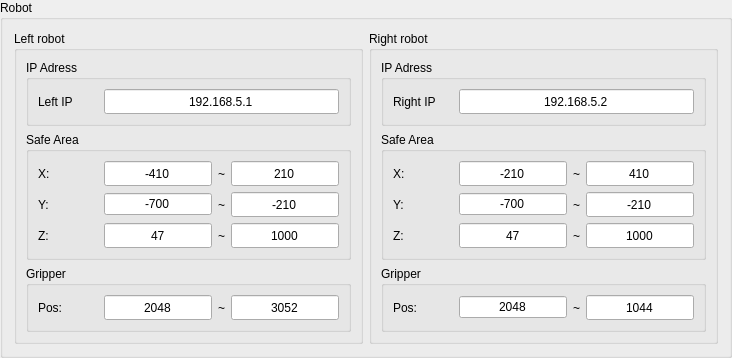
            <widget class="QGroupBox" name="groupBox_S_robot">
             <property name="minimumSize">
              <size>
               <width>0</width>
               <height>284</height>
              </size>
             </property>
             <property name="maximumSize">
              <size>
               <width>16777215</width>
               <height>16777215</height>
              </size>
             </property>
             <property name="title">
              <string>Robot</string>
             </property>
             <layout class="QGridLayout" name="gridLayout_13">
              <item row="0" column="0">
               <widget class="QGroupBox" name="groupBox_3">
                <property name="title">
                 <string>Left robot</string>
                </property>
                <layout class="QGridLayout" name="gridLayout_10">
                 <item row="0" column="0">
                  <widget class="QGroupBox" name="groupBox_6">
                   <property name="title">
                    <string>IP Adress</string>
                   </property>
                   <layout class="QGridLayout" name="gridLayout_7">
                    <item row="0" column="1">
                     <widget class="QLineEdit" name="LE_settings_leftIP">
                      <property name="minimumSize">
                       <size>
                        <width>0</width>
                        <height>25</height>
                       </size>
                      </property>
                      <property name="maximumSize">
                       <size>
                        <width>16777215</width>
                        <height>16777215</height>
                       </size>
                      </property>
                      <property name="text">
                       <string>192.168.5.1</string>
                      </property>
                      <property name="alignment">
                       <set>Qt::AlignCenter</set>
                      </property>
                     </widget>
                    </item>
                    <item row="0" column="0">
                     <widget class="QLabel" name="label_6">
                      <property name="minimumSize">
                       <size>
                        <width>60</width>
                        <height>25</height>
                       </size>
                      </property>
                      <property name="maximumSize">
                       <size>
                        <width>60</width>
                        <height>16777215</height>
                       </size>
                      </property>
                      <property name="text">
                       <string>Left IP</string>
                      </property>
                     </widget>
                    </item>
                   </layout>
                  </widget>
                 </item>
                 <item row="1" column="0">
                  <widget class="QGroupBox" name="groupBox_safeA">
                   <property name="title">
                    <string>Safe Area</string>
                   </property>
                   <layout class="QGridLayout" name="gridLayout_8">
                    <item row="0" column="1">
                     <widget class="QLineEdit" name="LE_settings_safeA_left_xmin">
                      <property name="minimumSize">
                       <size>
                        <width>0</width>
                        <height>25</height>
                       </size>
                      </property>
                      <property name="maximumSize">
                       <size>
                        <width>16777215</width>
                        <height>16777215</height>
                       </size>
                      </property>
                      <property name="text">
                       <string>-410</string>
                      </property>
                      <property name="alignment">
                       <set>Qt::AlignCenter</set>
                      </property>
                     </widget>
                    </item>
                    <item row="0" column="2">
                     <widget class="QLabel" name="label_11">
                      <property name="minimumSize">
                       <size>
                        <width>0</width>
                        <height>25</height>
                       </size>
                      </property>
                      <property name="maximumSize">
                       <size>
                        <width>16777215</width>
                        <height>25</height>
                       </size>
                      </property>
                      <property name="text">
                       <string>~</string>
                      </property>
                     </widget>
                    </item>
                    <item row="0" column="3">
                     <widget class="QLineEdit" name="LE_settings_safeA_left_xmax">
                      <property name="minimumSize">
                       <size>
                        <width>0</width>
                        <height>25</height>
                       </size>
                      </property>
                      <property name="maximumSize">
                       <size>
                        <width>16777215</width>
                        <height>16777215</height>
                       </size>
                      </property>
                      <property name="text">
                       <string>210</string>
                      </property>
                      <property name="alignment">
                       <set>Qt::AlignCenter</set>
                      </property>
                     </widget>
                    </item>
                    <item row="1" column="0">
                     <widget class="QLabel" name="label_9">
                      <property name="minimumSize">
                       <size>
                        <width>60</width>
                        <height>25</height>
                       </size>
                      </property>
                      <property name="maximumSize">
                       <size>
                        <width>60</width>
                        <height>16777215</height>
                       </size>
                      </property>
                      <property name="text">
                       <string>Y:</string>
                      </property>
                     </widget>
                    </item>
                    <item row="1" column="1">
                     <widget class="QLineEdit" name="LE_settings_safeA_left_ymin">
                      <property name="minimumSize">
                       <size>
                        <width>25</width>
                        <height>0</height>
                       </size>
                      </property>
                      <property name="maximumSize">
                       <size>
                        <width>16777215</width>
                        <height>16777215</height>
                       </size>
                      </property>
                      <property name="text">
                       <string>-700</string>
                      </property>
                      <property name="alignment">
                       <set>Qt::AlignCenter</set>
                      </property>
                     </widget>
                    </item>
                    <item row="1" column="2">
                     <widget class="QLabel" name="label_12">
                      <property name="minimumSize">
                       <size>
                        <width>0</width>
                        <height>25</height>
                       </size>
                      </property>
                      <property name="maximumSize">
                       <size>
                        <width>16777215</width>
                        <height>25</height>
                       </size>
                      </property>
                      <property name="text">
                       <string>~</string>
                      </property>
                     </widget>
                    </item>
                    <item row="1" column="3">
                     <widget class="QLineEdit" name="LE_settings_safeA_left_ymax">
                      <property name="minimumSize">
                       <size>
                        <width>0</width>
                        <height>25</height>
                       </size>
                      </property>
                      <property name="maximumSize">
                       <size>
                        <width>16777215</width>
                        <height>16777215</height>
                       </size>
                      </property>
                      <property name="text">
                       <string>-210</string>
                      </property>
                      <property name="alignment">
                       <set>Qt::AlignCenter</set>
                      </property>
                     </widget>
                    </item>
                    <item row="2" column="0">
                     <widget class="QLabel" name="label_10">
                      <property name="minimumSize">
                       <size>
                        <width>60</width>
                        <height>25</height>
                       </size>
                      </property>
                      <property name="maximumSize">
                       <size>
                        <width>60</width>
                        <height>16777215</height>
                       </size>
                      </property>
                      <property name="text">
                       <string>Z:</string>
                      </property>
                     </widget>
                    </item>
                    <item row="2" column="1">
                     <widget class="QLineEdit" name="LE_settings_safeA_left_zmin">
                      <property name="minimumSize">
                       <size>
                        <width>0</width>
                        <height>25</height>
                       </size>
                      </property>
                      <property name="maximumSize">
                       <size>
                        <width>16777215</width>
                        <height>16777215</height>
                       </size>
                      </property>
                      <property name="text">
                       <string>47</string>
                      </property>
                      <property name="alignment">
                       <set>Qt::AlignCenter</set>
                      </property>
                     </widget>
                    </item>
                    <item row="2" column="2">
                     <widget class="QLabel" name="label_13">
                      <property name="minimumSize">
                       <size>
                        <width>0</width>
                        <height>25</height>
                       </size>
                      </property>
                      <property name="maximumSize">
                       <size>
                        <width>16777215</width>
                        <height>25</height>
                       </size>
                      </property>
                      <property name="text">
                       <string>~</string>
                      </property>
                     </widget>
                    </item>
                    <item row="2" column="3">
                     <widget class="QLineEdit" name="LE_settings_safeA_left_zmax">
                      <property name="minimumSize">
                       <size>
                        <width>0</width>
                        <height>25</height>
                       </size>
                      </property>
                      <property name="maximumSize">
                       <size>
                        <width>16777215</width>
                        <height>16777215</height>
                       </size>
                      </property>
                      <property name="text">
                       <string>1000</string>
                      </property>
                      <property name="alignment">
                       <set>Qt::AlignCenter</set>
                      </property>
                     </widget>
                    </item>
                    <item row="0" column="0">
                     <widget class="QLabel" name="label_14">
                      <property name="minimumSize">
                       <size>
                        <width>60</width>
                        <height>25</height>
                       </size>
                      </property>
                      <property name="maximumSize">
                       <size>
                        <width>60</width>
                        <height>16777215</height>
                       </size>
                      </property>
                      <property name="text">
                       <string>X:</string>
                      </property>
                     </widget>
                    </item>
                   </layout>
                  </widget>
                 </item>
                 <item row="2" column="0">
                  <widget class="QGroupBox" name="groupBox_S_gripper">
                   <property name="maximumSize">
                    <size>
                     <width>16777215</width>
                     <height>16777215</height>
                    </size>
                   </property>
                   <property name="title">
                    <string>Gripper</string>
                   </property>
                   <layout class="QGridLayout" name="gridLayout_14">
                    <item row="0" column="0">
                     <widget class="QLabel" name="label_18">
                      <property name="minimumSize">
                       <size>
                        <width>60</width>
                        <height>25</height>
                       </size>
                      </property>
                      <property name="maximumSize">
                       <size>
                        <width>60</width>
                        <height>16777215</height>
                       </size>
                      </property>
                      <property name="text">
                       <string>Pos:</string>
                      </property>
                     </widget>
                    </item>
                    <item row="0" column="2">
                     <widget class="QLabel" name="label_19">
                      <property name="minimumSize">
                       <size>
                        <width>0</width>
                        <height>25</height>
                       </size>
                      </property>
                      <property name="maximumSize">
                       <size>
                        <width>16777215</width>
                        <height>25</height>
                       </size>
                      </property>
                      <property name="text">
                       <string>~</string>
                      </property>
                     </widget>
                    </item>
                    <item row="0" column="3">
                     <widget class="QLineEdit" name="LE_settings_gripper_left_pmax">
                      <property name="minimumSize">
                       <size>
                        <width>0</width>
                        <height>25</height>
                       </size>
                      </property>
                      <property name="maximumSize">
                       <size>
                        <width>16777215</width>
                        <height>16777215</height>
                       </size>
                      </property>
                      <property name="text">
                       <string>3052</string>
                      </property>
                      <property name="alignment">
                       <set>Qt::AlignCenter</set>
                      </property>
                     </widget>
                    </item>
                    <item row="0" column="1">
                     <widget class="QLineEdit" name="LE_settings_gripper_left_pmin">
                      <property name="minimumSize">
                       <size>
                        <width>0</width>
                        <height>25</height>
                       </size>
                      </property>
                      <property name="maximumSize">
                       <size>
                        <width>16777215</width>
                        <height>16777215</height>
                       </size>
                      </property>
                      <property name="text">
                       <string>2048</string>
                      </property>
                      <property name="alignment">
                       <set>Qt::AlignCenter</set>
                      </property>
                     </widget>
                    </item>
                   </layout>
                  </widget>
                 </item>
                </layout>
               </widget>
              </item>
              <item row="0" column="1">
               <widget class="QGroupBox" name="groupBox_4">
                <property name="title">
                 <string>Right robot</string>
                </property>
                <layout class="QGridLayout" name="gridLayout_17">
                 <item row="1" column="0">
                  <widget class="QGroupBox" name="groupBox_safeA_2">
                   <property name="title">
                    <string>Safe Area</string>
                   </property>
                   <layout class="QGridLayout" name="gridLayout_25">
                    <item row="2" column="0">
                     <widget class="QLabel" name="label_34">
                      <property name="minimumSize">
                       <size>
                        <width>60</width>
                        <height>25</height>
                       </size>
                      </property>
                      <property name="maximumSize">
                       <size>
                        <width>60</width>
                        <height>16777215</height>
                       </size>
                      </property>
                      <property name="text">
                       <string>Z:</string>
                      </property>
                     </widget>
                    </item>
                    <item row="2" column="3">
                     <widget class="QLineEdit" name="LE_settings_safeA_right_zmax">
                      <property name="minimumSize">
                       <size>
                        <width>0</width>
                        <height>25</height>
                       </size>
                      </property>
                      <property name="maximumSize">
                       <size>
                        <width>16777215</width>
                        <height>16777215</height>
                       </size>
                      </property>
                      <property name="text">
                       <string>1000</string>
                      </property>
                      <property name="alignment">
                       <set>Qt::AlignCenter</set>
                      </property>
                     </widget>
                    </item>
                    <item row="1" column="2">
                     <widget class="QLabel" name="label_33">
                      <property name="minimumSize">
                       <size>
                        <width>0</width>
                        <height>25</height>
                       </size>
                      </property>
                      <property name="maximumSize">
                       <size>
                        <width>16777215</width>
                        <height>25</height>
                       </size>
                      </property>
                      <property name="text">
                       <string>~</string>
                      </property>
                     </widget>
                    </item>
                    <item row="1" column="3">
                     <widget class="QLineEdit" name="LE_settings_safeA_right_ymax">
                      <property name="minimumSize">
                       <size>
                        <width>0</width>
                        <height>25</height>
                       </size>
                      </property>
                      <property name="maximumSize">
                       <size>
                        <width>16777215</width>
                        <height>16777215</height>
                       </size>
                      </property>
                      <property name="text">
                       <string>-210</string>
                      </property>
                      <property name="alignment">
                       <set>Qt::AlignCenter</set>
                      </property>
                     </widget>
                    </item>
                    <item row="0" column="0">
                     <widget class="QLabel" name="label_36">
                      <property name="minimumSize">
                       <size>
                        <width>60</width>
                        <height>25</height>
                       </size>
                      </property>
                      <property name="maximumSize">
                       <size>
                        <width>60</width>
                        <height>16777215</height>
                       </size>
                      </property>
                      <property name="text">
                       <string>X:</string>
                      </property>
                     </widget>
                    </item>
                    <item row="1" column="1">
                     <widget class="QLineEdit" name="LE_settings_safeA_right_ymin">
                      <property name="minimumSize">
                       <size>
                        <width>25</width>
                        <height>0</height>
                       </size>
                      </property>
                      <property name="maximumSize">
                       <size>
                        <width>16777215</width>
                        <height>16777215</height>
                       </size>
                      </property>
                      <property name="text">
                       <string>-700</string>
                      </property>
                      <property name="alignment">
                       <set>Qt::AlignCenter</set>
                      </property>
                     </widget>
                    </item>
                    <item row="2" column="2">
                     <widget class="QLabel" name="label_35">
                      <property name="minimumSize">
                       <size>
                        <width>0</width>
                        <height>25</height>
                       </size>
                      </property>
                      <property name="maximumSize">
                       <size>
                        <width>16777215</width>
                        <height>25</height>
                       </size>
                      </property>
                      <property name="text">
                       <string>~</string>
                      </property>
                     </widget>
                    </item>
                    <item row="0" column="3">
                     <widget class="QLineEdit" name="LE_settings_safeA_right_xmax">
                      <property name="minimumSize">
                       <size>
                        <width>0</width>
                        <height>25</height>
                       </size>
                      </property>
                      <property name="maximumSize">
                       <size>
                        <width>16777215</width>
                        <height>16777215</height>
                       </size>
                      </property>
                      <property name="text">
                       <string>410</string>
                      </property>
                      <property name="alignment">
                       <set>Qt::AlignCenter</set>
                      </property>
                     </widget>
                    </item>
                    <item row="0" column="1">
                     <widget class="QLineEdit" name="LE_settings_safeA_right_xmin">
                      <property name="minimumSize">
                       <size>
                        <width>0</width>
                        <height>25</height>
                       </size>
                      </property>
                      <property name="maximumSize">
                       <size>
                        <width>16777215</width>
                        <height>16777215</height>
                       </size>
                      </property>
                      <property name="text">
                       <string>-210</string>
                      </property>
                      <property name="alignment">
                       <set>Qt::AlignCenter</set>
                      </property>
                     </widget>
                    </item>
                    <item row="0" column="2">
                     <widget class="QLabel" name="label_16">
                      <property name="minimumSize">
                       <size>
                        <width>0</width>
                        <height>25</height>
                       </size>
                      </property>
                      <property name="maximumSize">
                       <size>
                        <width>16777215</width>
                        <height>25</height>
                       </size>
                      </property>
                      <property name="text">
                       <string>~</string>
                      </property>
                     </widget>
                    </item>
                    <item row="1" column="0">
                     <widget class="QLabel" name="label_27">
                      <property name="minimumSize">
                       <size>
                        <width>60</width>
                        <height>25</height>
                       </size>
                      </property>
                      <property name="maximumSize">
                       <size>
                        <width>60</width>
                        <height>16777215</height>
                       </size>
                      </property>
                      <property name="text">
                       <string>Y:</string>
                      </property>
                     </widget>
                    </item>
                    <item row="2" column="1">
                     <widget class="QLineEdit" name="LE_settings_safeA_right_zmin">
                      <property name="minimumSize">
                       <size>
                        <width>0</width>
                        <height>25</height>
                       </size>
                      </property>
                      <property name="maximumSize">
                       <size>
                        <width>16777215</width>
                        <height>16777215</height>
                       </size>
                      </property>
                      <property name="text">
                       <string>47</string>
                      </property>
                      <property name="alignment">
                       <set>Qt::AlignCenter</set>
                      </property>
                     </widget>
                    </item>
                   </layout>
                  </widget>
                 </item>
                 <item row="0" column="0">
                  <widget class="QGroupBox" name="groupBox_7">
                   <property name="title">
                    <string>IP Adress</string>
                   </property>
                   <layout class="QGridLayout" name="gridLayout_24">
                    <item row="0" column="1">
                     <widget class="QLineEdit" name="LE_settings_rightIP">
                      <property name="minimumSize">
                       <size>
                        <width>0</width>
                        <height>25</height>
                       </size>
                      </property>
                      <property name="maximumSize">
                       <size>
                        <width>16777215</width>
                        <height>16777215</height>
                       </size>
                      </property>
                      <property name="text">
                       <string>192.168.5.2</string>
                      </property>
                      <property name="alignment">
                       <set>Qt::AlignCenter</set>
                      </property>
                     </widget>
                    </item>
                    <item row="0" column="0">
                     <widget class="QLabel" name="label_15">
                      <property name="minimumSize">
                       <size>
                        <width>60</width>
                        <height>25</height>
                       </size>
                      </property>
                      <property name="maximumSize">
                       <size>
                        <width>60</width>
                        <height>16777215</height>
                       </size>
                      </property>
                      <property name="text">
                       <string>Right IP</string>
                      </property>
                     </widget>
                    </item>
                   </layout>
                  </widget>
                 </item>
                 <item row="2" column="0">
                  <widget class="QGroupBox" name="groupBox_S_gripper_2">
                   <property name="maximumSize">
                    <size>
                     <width>16777215</width>
                     <height>16777215</height>
                    </size>
                   </property>
                   <property name="title">
                    <string>Gripper</string>
                   </property>
                   <layout class="QGridLayout" name="gridLayout_32">
                    <item row="0" column="2">
                     <widget class="QLabel" name="label_42">
                      <property name="minimumSize">
                       <size>
                        <width>0</width>
                        <height>25</height>
                       </size>
                      </property>
                      <property name="maximumSize">
                       <size>
                        <width>16777215</width>
                        <height>25</height>
                       </size>
                      </property>
                      <property name="text">
                       <string>~</string>
                      </property>
                     </widget>
                    </item>
                    <item row="0" column="1">
                     <widget class="QLineEdit" name="LE_settings_gripper_right_pmin">
                      <property name="minimumSize">
                       <size>
                        <width>25</width>
                        <height>0</height>
                       </size>
                      </property>
                      <property name="maximumSize">
                       <size>
                        <width>16777215</width>
                        <height>16777215</height>
                       </size>
                      </property>
                      <property name="text">
                       <string>2048</string>
                      </property>
                      <property name="alignment">
                       <set>Qt::AlignCenter</set>
                      </property>
                     </widget>
                    </item>
                    <item row="0" column="0">
                     <widget class="QLabel" name="label_43">
                      <property name="minimumSize">
                       <size>
                        <width>60</width>
                        <height>25</height>
                       </size>
                      </property>
                      <property name="maximumSize">
                       <size>
                        <width>60</width>
                        <height>16777215</height>
                       </size>
                      </property>
                      <property name="text">
                       <string>Pos:</string>
                      </property>
                     </widget>
                    </item>
                    <item row="0" column="3">
                     <widget class="QLineEdit" name="LE_settings_gripper_right_pmax">
                      <property name="minimumSize">
                       <size>
                        <width>0</width>
                        <height>25</height>
                       </size>
                      </property>
                      <property name="maximumSize">
                       <size>
                        <width>16777215</width>
                        <height>16777215</height>
                       </size>
                      </property>
                      <property name="text">
                       <string>1044</string>
                      </property>
                      <property name="alignment">
                       <set>Qt::AlignCenter</set>
                      </property>
                     </widget>
                    </item>
                   </layout>
                  </widget>
                 </item>
                </layout>
               </widget>
              </item>
             </layout>
            </widget>
